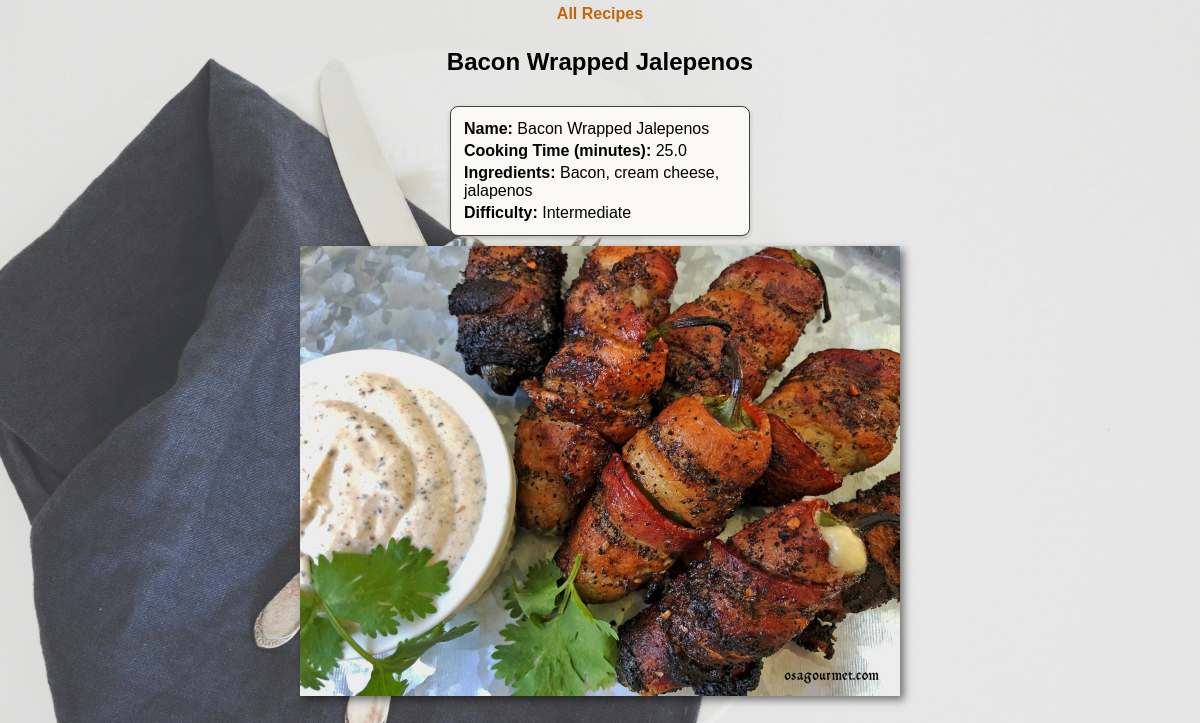
Before: /recipes/1 (signed in) with the older database file.
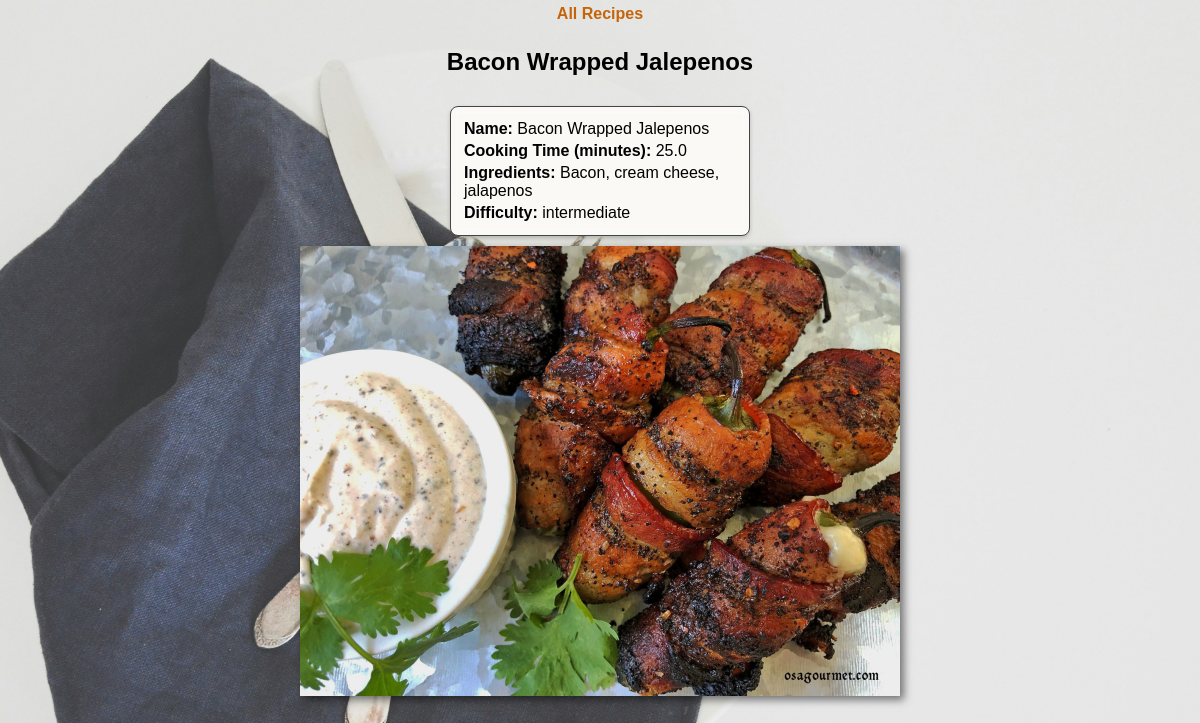
After: the same page with the newer database file.
### recipes/models.py (models this page shows, shortened)
class Recipe(models.Model):
    name = models.CharField(max_length=120)
    ingredients = models.TextField(help_text="Separate ingredients by a comma")
    cooking_time = models.FloatField(help_text="minutes")
    pic = models.ImageField(upload_to="recipes", default="no_picture.jpg")
    difficulty = models.CharField(max_length=20, choices=difficulty_choices, default="Easy")

### recipes/views.py (the view)
# urls.py: path('recipes/<pk>', RecipeDetailView.as_view(), name='recipes_detail'),
class RecipeDetailView(LoginRequiredMixin, DetailView):
   model = Recipe
   template_name = "recipes/recipes_detail.html"
   context_object_name = 'recipes_detail'
   ordering = ['name']
   def get_context_data(self, **kwargs):
      context = super().get_context_data(**kwargs)
      context['form'] = SearchForm()
      return context

### recipes/templates/recipes/recipes_detail.html (shortened to what this page needs)
{% load static %}
<!DOCTYPE html>
<html lang="en">
<head>
</head>
<body>
    <nav class="navigation-list">
        <ul role="menubar">
            <li style="float:right"><a class="active" href="{% url 'recipes:recipes_list' %}">All Recipes</a></li>
        </ul>
    </nav>
    <h2>{{object.name}}</h2>
    <table>
        <tbody>
            <tr>
                <td><strong>Name:</strong> {{object.name}} </td>
            </tr>
            <tr>
                <td><strong>Cooking Time (minutes):</strong> {{object.cooking_time}}</td>
            </tr>
            <tr>
                <td><strong>Ingredients:</strong> {{object.ingredients}}</td>
            </tr>
            <tr>
                <td><strong>Difficulty: </strong>{{object.difficulty}}</td>
            </tr>
        </tbody>
    </table>
    <img src="{{object.pic.url}}" class="recipe-image" />
</body>
</html>

Changed rows visible on the page:
changed Recipe "Bacon Wrapped Jalepenos": difficulty "Intermediate" → "intermediate"
